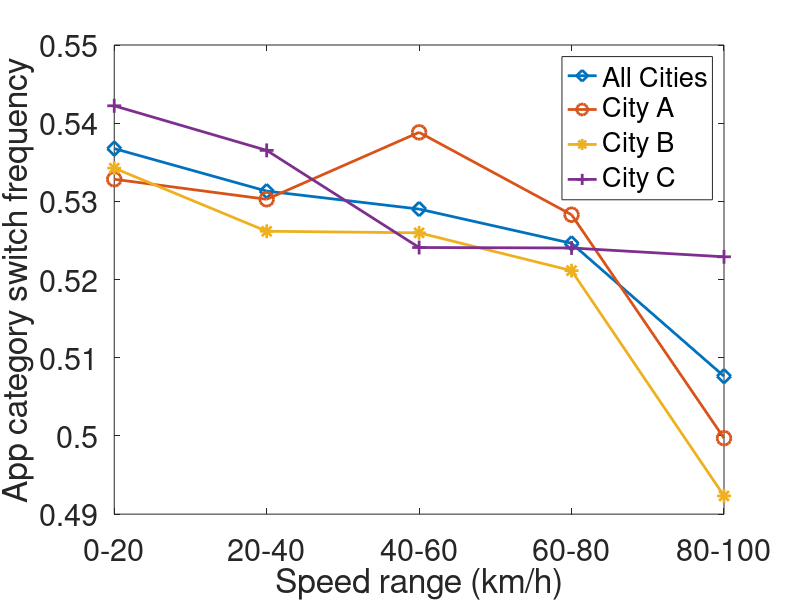

MATLAB code to generate this figure: (Note: this script raises an error after producing the figure.)
clear;
clc;
close;

addpath('C:/export_fig/');
M = dlmread('switch_frequency_app_category.csv');
app_switch = M(:, 1:5).'
figure('position', [100, 100, 800, 600])
plot(app_switch(:,4), '-d', ...
    'LineWidth',2,...
    'MarkerSize',10)
hold on;
plot(app_switch(:,1), '-o', ...
    'LineWidth',2,...
    'MarkerSize',10)
plot(app_switch(:,2), '-*', ...
    'LineWidth',2,...
    'MarkerSize',10)
plot(app_switch(:,3), '-+', ...
    'LineWidth',2,...
    'MarkerSize',10)
hold off;
ylabel('App category switch frequency');
xlabel('Speed range (km/h)');
speed = {'0-20', '20-40', '40-60', '60-80', '80-100'};
set(gca, 'XTick', 1:5, 'XTickLabel', speed, 'FontSize',22)
legend('All Cities', 'City A','City B','City C')

set(gcf, 'Color', 'w');
export_fig app_category_switch_frequency_line_8_6.pdf




% clear;
% clc;
% close;

% addpath('C:/export_fig/');
% M = dlmread('switch_frequency_app_category.csv');
% app_switch = M(:, 1:5).'
% figure('position', [100, 100, 1700*0.7, 600*0.7])
% plot(app_switch(:,4), '-d', ...
    % 'LineWidth',2,...
    % 'MarkerSize',10)
% hold on;
% plot(app_switch(:,1), '-o', ...
    % 'LineWidth',2,...
    % 'MarkerSize',10)
% plot(app_switch(:,2), '-*', ...
    % 'LineWidth',2,...
    % 'MarkerSize',10)
% plot(app_switch(:,3), '-+', ...
    % 'LineWidth',2,...
    % 'MarkerSize',10)
% hold off;
% ylabel('App category switch frequency');
% xlabel('Speed range (km/h)');
% speed = {'0-20', '20-40', '40-60', '60-80', '80-100'};
% set(gca, 'XTick', 1:5, 'XTickLabel', speed, 'FontSize',22)
% legend('All Cities', 'City A','City B','City C')

% set(gcf, 'Color', 'w');
% export_fig app_category_switch_frequency_line_17_6.pdf






